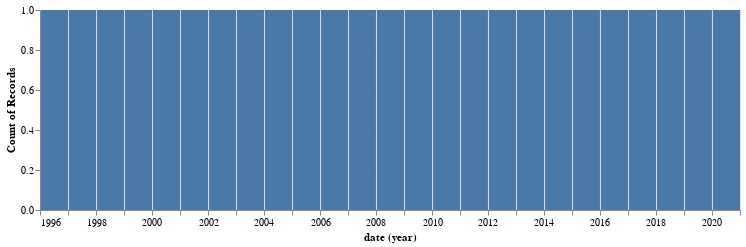

Source (notebook cell):
### Markdown cell above
You can use the `timestamp` field to filter results by date using the `from` and `to` parameters. For example, to get results from the year 2000 you'd use `from=20000101` and `to=20001231`. However, if you're using my functions above, you'll need to use `from_` rather than `from` as `from` is a reserved word in Python. The function will change it back before sending to the CDX server.

The `timestamp` field can also be used with the `collapse` parameter. If you include `collapse=timestamp:4`, the server will look at the first four digits of the `timestamp` – ie the year – and only include the first capture from that year. Similarly, `collapse=timestamp:8` should give you a maximum of one capture per hour. In reality, `collapse` is dependent on the order of results and doesn't work perfectly – so you probably want to check your results for duplicates (Pandas `.drop_duplicates()` makes this easy).

Let's test it out – if it works we should end up with a very boring bar chart showing one result per year...

### Code cell
# Get the data - note the `collapse` parameter
results_ts = query_cdx_with_key('http://www.nla.gov.au', collapse='timestamp:4')

# Convert to dataframe
df_ts = pd.DataFrame(results_ts[1:], columns=results_ts[0])

# Convert timestamp to date
df_ts['date'] = pd.to_datetime(df_ts['timestamp'])

# Chart number of results per year
alt.Chart(df_ts).mark_bar().encode(
    x='year(date):T',
    y='count()'
).properties(width=700, height=200)

### Figure 1 — Vega-Lite specification as saved in the notebook (floating-point values rounded to 4 significant figures)
{"config": {"view": {"continuousWidth": 400, "continuousHeight": 300}}, "data": {"name": "data-a8574fdcb0421cb92fb3ea00ee98321f"}, "mark": "bar", "encoding": {"x": {"type": "temporal", "field": "date", "timeUnit": "year"}, "y": {"type": "quantitative", "aggregate": "count"}}, "height": 200, "width": 700, "$schema": "https://vega.github.io/schema/vega-lite/v4.8.1.json", "datasets": {"data-a8574fdcb0421cb92fb3ea00ee98321f": [{"urlkey": "au,gov,nla)/", "timestamp": "19961019064223", "original": "http://www.nla.gov.au:80/", "mimetype": "text/html", "statuscode": "200", "digest": "M5ORM4XQ5QCEZEDRNZRGSWXPCOGUVASI", "length": "1135", "date": "1996-10-19T06:42:23"}, {"urlkey": "au,gov,nla)/", "timestamp": "19970212053405", "original": "http://www.nla.gov.au:80/", "mimetype": "text/html", "statuscode": "200", "digest": "TM4WSQIGWXAXMB36G4GVOY7MVPTO6CSE", "length": "1141", "date": "1997-02-12T05:34:05"}, {"urlkey": "au,gov,nla)/", "timestamp": "19980205162107", "original": "http://www.nla.gov.au:80/", "mimetype": "text/html", "statuscode": "200", "digest": "LIXK3YXSUFO5KPOO22XIMQGPWXKNHV6X", "length": "1920", "date": "1998-02-05T16:21:07"}, {"urlkey": "au,gov,nla)/", "timestamp": "19990117015323", "original": "http://nla.gov.au:80/", "mimetype": "text/html", "statuscode": "200", "digest": "6XT5KK4SHMW2N3CAHPACCPJ2J5ZUIMES", "length": "2053", "date": "1999-01-17T01:53:23"}, {"urlkey": "au,gov,nla)/", "timestamp": "20000229171639", "original": "http://www.nla.gov.au:80/", "mimetype": "text/html", "statuscode": "200", "digest": "D6ZAUEL66NTHWCW3UP6K7WBT3CJLRYTT", "length": "2155", "date": "2000-02-29T17:16:39"}, {"urlkey": "au,gov,nla)/", "timestamp": "20010109200200", "original": "http://www.nla.gov.au:80/?", "mimetype": "text/html", "statuscode": "200", "digest": "WVJFPXPNVDBHMXMNXIVXCND4MEQIMRIT", "length": "2423", "date": "2001-01-09T20:02:00"}, {"urlkey": "au,gov,nla)/", "timestamp": "20020124161852", "original": "http://www.nla.gov.au:80/", "mimetype": "text/html", "statuscode": "200", "digest": "YS77XRRPVCFRGWV3DYH3Z2ATQUU6N55X", "length": "3631", "date": "2002-01-24T16:18:52"}, {"urlkey": "au,gov,nla)/", "timestamp": "20030128185923", "original": "http://nla.gov.au:80/", "mimetype": "text/html", "statuscode": "200", "digest": "HMQ2Y2ZZJIAJJOTIR75N7LQDENLP7XTC", "length": "1559", "date": "2003-01-28T18:59:23"}, {"urlkey": "au,gov,nla)/", "timestamp": "20040113032325", "original": "http://www.nla.gov.au:80/", "mimetype": "text/html", "statuscode": "200", "digest": "VAWJJENU5JFL35UOO557DLMI5XWTBESO", "length": "4340", "date": "2004-01-13T03:23:25"}, {"urlkey": "au,gov,nla)/", "timestamp": "20050101091622", "original": "http://www.nla.gov.au:80/", "mimetype": "text/html", "statuscode": "200", "digest": "O7X4NEEJLV4M77I4J25FWCFTKG3EF2LM", "length": "4656", "date": "2005-01-01T09:16:22"}, {"urlkey": "au,gov,nla)/", "timestamp": "20060101022631", "original": "http://www.nla.gov.au:80/", "mimetype": "text/html", "statuscode": "200", "digest": "HZHTPVYSMA5XTESLMALTWYOO7HWUCHUL", "length": "5407", "date": "2006-01-01T02:26:31"}, {"urlkey": "au,gov,nla)/", "timestamp": "20070105032016", "original": "http://www.nla.gov.au:80/", "mimetype": "text/html", "statuscode": "200", "digest": "PXV2G45AMM3356WVJ662K2LRUCALYKT2", "length": "5431", "date": "2007-01-05T03:20:16"}, {"urlkey": "au,gov,nla)/", "timestamp": "20080101100449", "original": "http://www.nla.gov.au:80/", "mimetype": "text/html", "statuscode": "200", "digest": "ODMB6IEONHPAKTRHQ24YCXIJO7K5LSRH", "length": "5581", "date": "2008-01-01T10:04:49"}, {"urlkey": "au,gov,nla)/", "timestamp": "20090129090425", "original": "http://nla.gov.au:80/", "mimetype": "text/html", "statuscode": "302", "digest": "BDOBBSVBWA4WL3PLC7TSVIA5PE2RZKRD", "length": "419", "date": "2009-01-29T09:04:25"}, {"urlkey": "au,gov,nla)/", "timestamp": "20100205144227", "original": "http://nla.gov.au/", "mimetype": "text/html", "statuscode": "302", "digest": "BDOBBSVBWA4WL3PLC7TSVIA5PE2RZKRD", "length": "523", "date": "2010-02-05T14:42:27"}, {"urlkey": "au,gov,nla)/", "timestamp": "20110110143242", "original": "http://www.nla.gov.au/", "mimetype": "text/html", "statuscode": "200", "digest": "DK4BYNC7DMIDSR26FH5NV5HI3NYIPLZZ", "length": "7190", "date": "2011-01-10T14:32:42"}, {"urlkey": "au,gov,nla)/", "timestamp": "20120103090318", "original": "http://nla.gov.au/", "mimetype": "text/html", "statuscode": "302", "digest": "AKMCCEPOOWFMGGO5635HFZXGFRLRGWIX", "length": "527", "date": "2012-01-03T09:03:18"}, {"urlkey": "au,gov,nla)/", "timestamp": "20130112204913", "original": "http://www.nla.gov.au/", "mimetype": "text/html", "statuscode": "200", "digest": "2KJNSDV5JEXPVS3YTKJYTC3DVQU2KD6J", "length": "6747", "date": "2013-01-12T20:49:13"}, {"urlkey": "au,gov,nla)/", "timestamp": "20140104063611", "original": "http://nla.gov.au/", "mimetype": "warc/revisit", "statuscode": "-", "digest": "AKMCCEPOOWFMGGO5635HFZXGFRLRGWIX", "length": "586", "date": "2014-01-04T06:36:11"}, {"urlkey": "au,gov,nla)/", "timestamp": "20150106014724", "original": "http://www.nla.gov.au/", "mimetype": "text/html", "statuscode": "200", "digest": "MNW3JM5KJFCCFUQTSOFIFRDSMVNMM5CV", "length": "8527", "date": "2015-01-06T01:47:24"}, {"urlkey": "au,gov,nla)/", "timestamp": "20160101112023", "original": "http://www.nla.gov.au/", "mimetype": "text/html", "statuscode": "200", "digest": "WNNJHYZWUNM7U6XOAVLF5MGRI3GWPZMP", "length": "9170", "date": "2016-01-01T11:20:23"}, {"urlkey": "au,gov,nla)/", "timestamp": "20170101113526", "original": "http://www.nla.gov.au/", "mimetype": "text/html", "statuscode": "200", "digest": "NICLNA5OJT76MV2BNMY5BBEC2FZVS46J", "length": "11525", "date": "2017-01-01T11:35:26"}, {"urlkey": "au,gov,nla)/", "timestamp": "20180101121720", "original": "https://www.nla.gov.au/", "mimetype": "text/html", "statuscode": "200", "digest": "J7AXOFG5INQ7RS4CWUP5RATCBBFDRUG3", "length": "11332", "date": "2018-01-01T12:17:20"}, {"urlkey": "au,gov,nla)/", "timestamp": "20190101143731", "original": "https://www.nla.gov.au/", "mimetype": "text/html", "statuscode": "200", "digest": "MSER6YKASPNYZXJ6BOT5GUQTSVRMLZI4", "length": "14879", "date": "2019-01-01T14:37:31"}, {"urlkey": "au,gov,nla)/", "timestamp": "20200101071429", "original": "https://www.nla.gov.au/", "mimetype": "text/html", "statuscode": "200", "digest": "UIWIMGN3WIFK2EXELDVZENVW535N66OG", "length": "15407", "date": "2020-01-01T07:14:29"}]}}
